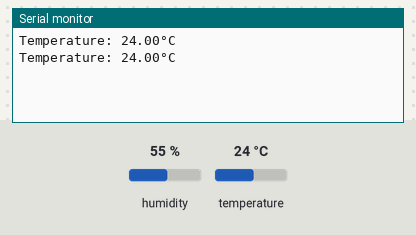
Bench run of a sketch on a simulated Arduino Uno, built with avr-gcc and run on an emulated ATmega328P. Parts: the last lines printed to the serial monitor. The test bench sets the inputs (shaded band); at power-on: temperature 24 °C, humidity 55 %.

Above: at 4.8 s.
4.9 s: temperature set to 12 °C
At 6.4 s:
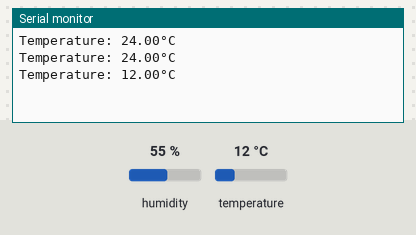
7.9 s: temperature set to 19 °C
At 8.8 s:
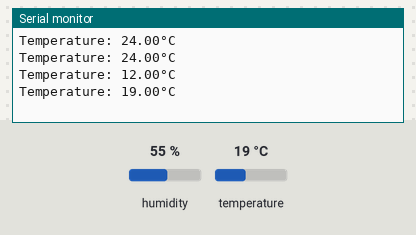
Timing chart, 0 to 10.9 s (numbered marks = the images above; inputs shaded):
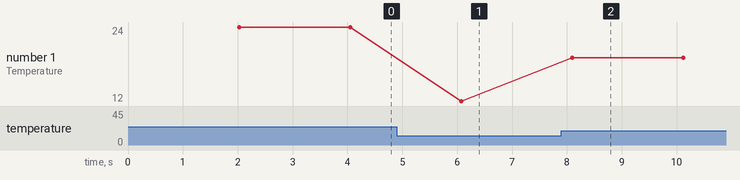

The sketch:

dht11.ino
```cpp
#include <DHT.h>

#define DHTPIN  4
#define DHTTYPE DHT11

DHT dht(DHTPIN, DHTTYPE);

void setup()
{
  Serial.begin(115200);
  dht.begin();
}

void loop()
{
  delay(2000);

  float temp = dht.readTemperature();

  Serial.print("Temperature: ");
  Serial.print(temp);
  Serial.println("°C");
}
```

Measured:
- after the input at 4.9 s, the serial monitor: prints a new line after 1.2 s (image 1)
- after the input at 7.9 s, the serial monitor: prints a new line after 0.20 s (image 2)
- plotted number 1: 24 → 12 after the input at 4.9 s, 12 → 19 after the input at 7.9 s
